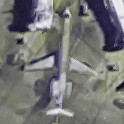

The Python source for this figure:
from PIL import Image
import numpy as np
img = Image.open("out.bmp")
tmp = Image.new("RGB", (124, 124))
for i in range (0, tmp. height):
	for j in range (0, tmp. width):
		tmp.putpixel((j, i), img.getpixel((j+390, i+490)))
tmp.show()
#tmp.save("tmp.bmp")